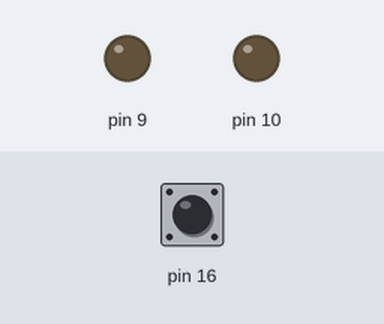
Bench run of a sketch on a simulated Arduino Uno, built for the host (arithmetic inside an expression is 32-bit, double 64-bit). Parts: output pins drawn as LEDs (lit = HIGH). The inputs (shaded band) are chosen by the test bench; at power-on: pin 16 HIGH.

Above: at 1.2 s.
1.3 s: pin 16 pulled LOW for 0.15 s
At 1.7 s:
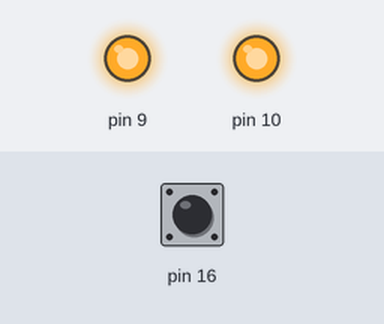
2.9 s: pin 16 pulled LOW for 1 s
At 4.1 s:
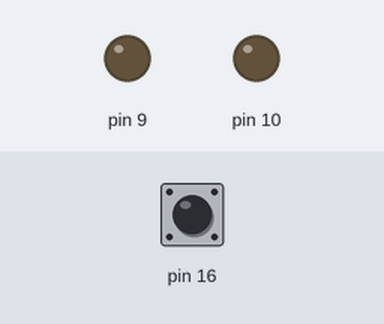
5.4 s: pin 16 pulled LOW for 3.2 s
At 6.0 s:
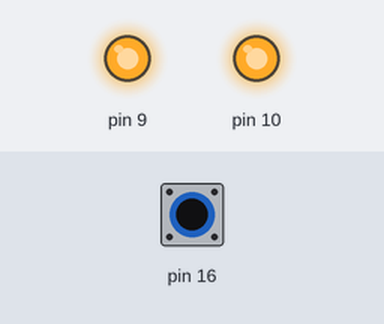
Timing chart, 0 to 8.4 s (numbered marks = the images above; inputs shaded):
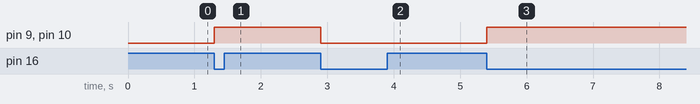

Measured:
- after the input at 1.3 s, pin 9, pin 10: LOW → HIGH at once
- after the input at 2.9 s, pin 9, pin 10: HIGH → LOW at once
- after the input at 5.4 s, pin 9, pin 10: LOW → HIGH at once

The sketch:

Button_Check.ino
```cpp
// Define the pins for the LEDs
const int ledPin1 = PIN_PB1; // Pin for LED 1
const int ledPin2 = PIN_PB2; // Pin for LED 2

// Define the pin for the button
const int buttonPin = PIN_PC2; // Pin for the Button

// Variable to store the LED state
bool ledsOn = false;

// Variable to store the previous button state
bool lastButtonState = HIGH;

void setup() {
  // Set the LED pins as outputs
  pinMode(ledPin1, OUTPUT);
  pinMode(ledPin2, OUTPUT);

  // Set the button pin as input with internal pull-up resistor
  pinMode(buttonPin, INPUT_PULLUP);

  // Ensure LEDs are initially off
  digitalWrite(ledPin1, LOW);
  digitalWrite(ledPin2, LOW);
}

void loop() {
  // Read the state of the button
  bool buttonState = digitalRead(buttonPin);

  // Check if the button was pressed
  if (buttonState == LOW && lastButtonState == HIGH) {
    // Toggle the LED state
    ledsOn = !ledsOn;

    // Update the LEDs based on the new state
    if (ledsOn) {
      digitalWrite(ledPin1, HIGH);
      digitalWrite(ledPin2, HIGH);
    } else {
      digitalWrite(ledPin1, LOW);
      digitalWrite(ledPin2, LOW);
    }

    // Debounce delay
    delay(50); // Small delay to debounce the button
  }

  // Update the last button state
  lastButtonState = buttonState;
}
```
